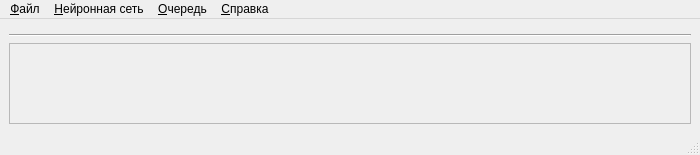
<?xml version="1.0" encoding="UTF-8"?>
<ui version="4.0">
 <class>MainWindow</class>
 <widget class="QMainWindow" name="MainWindow">
  <property name="geometry">
   <rect>
    <x>0</x>
    <y>0</y>
    <width>700</width>
    <height>155</height>
   </rect>
  </property>
  <property name="minimumSize">
   <size>
    <width>700</width>
    <height>0</height>
   </size>
  </property>
  <property name="windowTitle">
   <string>TimeManager</string>
  </property>
  <widget class="QWidget" name="centralwidget">
   <layout class="QGridLayout" name="gridLayout">
    <item row="2" column="0">
     <widget class="QScrollArea" name="table_area">
      <property name="widgetResizable">
       <bool>true</bool>
      </property>
      <widget class="TableContents" name="table_contents">
       <property name="geometry">
        <rect>
         <x>0</x>
         <y>0</y>
         <width>680</width>
         <height>68</height>
        </rect>
       </property>
       <layout class="QVBoxLayout" name="verticalLayout">
        <item>
         <widget class="QWidget" name="widget" native="true"/>
        </item>
       </layout>
      </widget>
     </widget>
    </item>
    <item row="1" column="0">
     <widget class="Line" name="line_4">
      <property name="orientation">
       <enum>Qt::Horizontal</enum>
      </property>
     </widget>
    </item>
    <item row="0" column="0">
     <widget class="Head" name="head" native="true"/>
    </item>
   </layout>
  </widget>
  <widget class="QStatusBar" name="statusbar"/>
  <widget class="QMenuBar" name="menuBar">
   <property name="geometry">
    <rect>
     <x>0</x>
     <y>0</y>
     <width>700</width>
     <height>20</height>
    </rect>
   </property>
   <widget class="QMenu" name="menu_neural">
    <property name="title">
     <string>&amp;Нейронная сеть</string>
    </property>
    <addaction name="action_teach"/>
    <addaction name="action_clear"/>
   </widget>
   <widget class="QMenu" name="menu_file">
    <property name="title">
     <string>&amp;Файл</string>
    </property>
    <addaction name="action_exit"/>
   </widget>
   <widget class="QMenu" name="menu_queue">
    <property name="title">
     <string>&amp;Очередь</string>
    </property>
    <addaction name="action_qclear"/>
   </widget>
   <widget class="QMenu" name="menu_help">
    <property name="title">
     <string>&amp;Справка</string>
    </property>
    <addaction name="action_Qt"/>
   </widget>
   <addaction name="menu_file"/>
   <addaction name="menu_neural"/>
   <addaction name="menu_queue"/>
   <addaction name="menu_help"/>
  </widget>
  <action name="action_teach">
   <property name="text">
    <string>&amp;Обучить</string>
   </property>
  </action>
  <action name="action_clear">
   <property name="text">
    <string>О&amp;чистить</string>
   </property>
  </action>
  <action name="action_3">
   <property name="text">
    <string>Сохранить</string>
   </property>
  </action>
  <action name="action_4">
   <property name="text">
    <string>Выход</string>
   </property>
  </action>
  <action name="action_exit">
   <property name="text">
    <string>&amp;Выход</string>
   </property>
  </action>
  <action name="action_qclear">
   <property name="text">
    <string>&amp;Очистить</string>
   </property>
  </action>
  <action name="action_Qt">
   <property name="text">
    <string>&amp;О Qt</string>
   </property>
  </action>
  <action name="actionada">
   <property name="text">
    <string>ada</string>
   </property>
  </action>
 </widget>
 <customwidgets>
  <customwidget>
   <class>Head</class>
   <extends>QWidget</extends>
   <header>head.h</header>
   <container>1</container>
  </customwidget>
  <customwidget>
   <class>TableContents</class>
   <extends>QWidget</extends>
   <header>tablecontents.h</header>
   <container>1</container>
  </customwidget>
 </customwidgets>
 <resources/>
 <connections/>
</ui>
